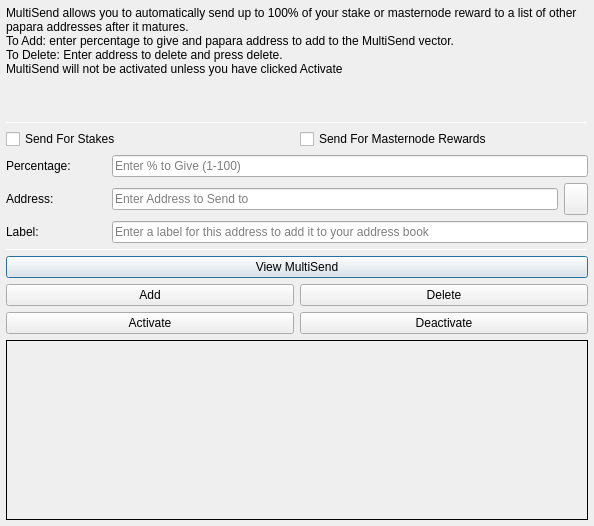
<?xml version="1.0" encoding="UTF-8"?>
<ui version="4.0">
 <class>MultiSendDialog</class>
 <widget class="QDialog" name="MultiSendDialog">
  <property name="windowModality">
   <enum>Qt::NonModal</enum>
  </property>
  <property name="geometry">
   <rect>
    <x>0</x>
    <y>0</y>
    <width>594</width>
    <height>526</height>
   </rect>
  </property>
  <property name="windowTitle">
   <string>MultiSend</string>
  </property>
  <layout class="QVBoxLayout" name="verticalLayout" stretch="0">
   <property name="margin">
    <number>6</number>
   </property>
   <item>
    <layout class="QVBoxLayout" name="verticalLayout_Main" stretch="1,1,1,0,1,1,1">
     <item>
      <widget class="QLabel" name="label_2">
       <property name="lineWidth">
        <number>1</number>
       </property>
       <property name="text">
        <string>MultiSend allows you to automatically send up to 100% of your stake or masternode reward to a list of other papara addresses after it matures.
To Add: enter percentage to give and papara address to add to the MultiSend vector.
To Delete: Enter address to delete and press delete.
MultiSend will not be activated unless you have clicked Activate</string>
       </property>
       <property name="alignment">
        <set>Qt::AlignLeading|Qt::AlignLeft|Qt::AlignTop</set>
       </property>
       <property name="wordWrap">
        <bool>true</bool>
       </property>
      </widget>
     </item>
     <item>
      <widget class="Line" name="line">
       <property name="minimumSize">
        <size>
         <width>0</width>
         <height>1</height>
        </size>
       </property>
       <property name="maximumSize">
        <size>
         <width>16777215</width>
         <height>1</height>
        </size>
       </property>
       <property name="orientation">
        <enum>Qt::Horizontal</enum>
       </property>
      </widget>
     </item>
     <item>
      <layout class="QVBoxLayout" name="verticalLayout_Settings">
       <item>
        <layout class="QHBoxLayout" name="horizontalLayout">
         <item>
          <widget class="QCheckBox" name="multiSendStakeCheckBox">
           <property name="text">
            <string>Send For Stakes</string>
           </property>
          </widget>
         </item>
         <item>
          <widget class="QCheckBox" name="multiSendMasternodeCheckBox">
           <property name="text">
            <string>Send For Masternode Rewards</string>
           </property>
          </widget>
         </item>
        </layout>
       </item>
       <item>
        <layout class="QHBoxLayout" name="horizontalLayout_6">
         <item>
          <widget class="QLabel" name="label">
           <property name="minimumSize">
            <size>
             <width>100</width>
             <height>0</height>
            </size>
           </property>
           <property name="toolTip">
            <string>Percentage of stake to send</string>
           </property>
           <property name="text">
            <string>Percentage:</string>
           </property>
          </widget>
         </item>
         <item>
          <widget class="QLineEdit" name="multiSendPercentEdit">
           <property name="toolTip">
            <string>Enter whole numbers 1 - 100</string>
           </property>
           <property name="placeholderText">
            <string>Enter % to Give (1-100)</string>
           </property>
          </widget>
         </item>
        </layout>
       </item>
       <item>
        <layout class="QHBoxLayout" name="horizontalLayout_7">
         <item>
          <widget class="QLabel" name="label_5">
           <property name="minimumSize">
            <size>
             <width>100</width>
             <height>0</height>
            </size>
           </property>
           <property name="toolTip">
            <string>Address to send portion of stake to</string>
           </property>
           <property name="text">
            <string>Address:</string>
           </property>
          </widget>
         </item>
         <item>
          <widget class="QLineEdit" name="multiSendAddressEdit">
           <property name="toolTip">
            <string/>
           </property>
           <property name="placeholderText">
            <string>Enter Address to Send to</string>
           </property>
          </widget>
         </item>
         <item>
          <widget class="QToolButton" name="addressBookButton">
           <property name="maximumSize">
            <size>
             <width>16777215</width>
             <height>32</height>
            </size>
           </property>
           <property name="toolTip">
            <string>Choose an address from the address book</string>
           </property>
           <property name="text">
            <string/>
           </property>
           <property name="icon">
            <iconset resource="../papara.qrc">
             <normaloff>:/icons/address-book</normaloff>:/icons/address-book</iconset>
           </property>
           <property name="shortcut">
            <string>Alt+A</string>
           </property>
          </widget>
         </item>
        </layout>
       </item>
      </layout>
     </item>
     <item>
      <layout class="QHBoxLayout" name="horizontalLayout_3">
       <item>
        <widget class="QLabel" name="label_3">
         <property name="minimumSize">
          <size>
           <width>100</width>
           <height>0</height>
          </size>
         </property>
         <property name="text">
          <string>Label:</string>
         </property>
        </widget>
       </item>
       <item>
        <widget class="QLineEdit" name="labelAddressLabelEdit">
         <property name="placeholderText">
          <string>Enter a label for this address to add it to your address book</string>
         </property>
        </widget>
       </item>
      </layout>
     </item>
     <item>
      <widget class="Line" name="line_2">
       <property name="minimumSize">
        <size>
         <width>0</width>
         <height>1</height>
        </size>
       </property>
       <property name="maximumSize">
        <size>
         <width>16777215</width>
         <height>1</height>
        </size>
       </property>
       <property name="orientation">
        <enum>Qt::Horizontal</enum>
       </property>
      </widget>
     </item>
     <item>
      <layout class="QVBoxLayout" name="verticalLayout_Buttons">
       <item>
        <layout class="QHBoxLayout" name="horizontalLayout_4">
         <item>
          <widget class="QPushButton" name="viewButton">
           <property name="toolTip">
            <string/>
           </property>
           <property name="statusTip">
            <string>View MultiSend Vector</string>
           </property>
           <property name="text">
            <string>View MultiSend</string>
           </property>
          </widget>
         </item>
        </layout>
       </item>
       <item>
        <layout class="QHBoxLayout" name="horizontalLayout_2">
         <item>
          <widget class="QPushButton" name="addButton">
           <property name="toolTip">
            <string/>
           </property>
           <property name="statusTip">
            <string>Add to MultiSend Vector</string>
           </property>
           <property name="text">
            <string>Add</string>
           </property>
          </widget>
         </item>
         <item>
          <widget class="QPushButton" name="deleteButton">
           <property name="toolTip">
            <string/>
           </property>
           <property name="statusTip">
            <string>Delete Address From MultiSend Vector</string>
           </property>
           <property name="text">
            <string>Delete</string>
           </property>
          </widget>
         </item>
        </layout>
       </item>
       <item>
        <layout class="QHBoxLayout" name="horizontalLayout_5">
         <item>
          <widget class="QPushButton" name="activateButton">
           <property name="statusTip">
            <string>Activate MultiSend</string>
           </property>
           <property name="text">
            <string>Activate</string>
           </property>
          </widget>
         </item>
         <item>
          <widget class="QPushButton" name="disableButton">
           <property name="statusTip">
            <string>Deactivate MultiSend</string>
           </property>
           <property name="text">
            <string>Deactivate</string>
           </property>
          </widget>
         </item>
        </layout>
       </item>
      </layout>
     </item>
     <item>
      <widget class="QLabel" name="message">
       <property name="minimumSize">
        <size>
         <width>0</width>
         <height>180</height>
        </size>
       </property>
       <property name="frameShape">
        <enum>QFrame::Panel</enum>
       </property>
       <property name="frameShadow">
        <enum>QFrame::Plain</enum>
       </property>
       <property name="lineWidth">
        <number>1</number>
       </property>
       <property name="midLineWidth">
        <number>1</number>
       </property>
       <property name="text">
        <string/>
       </property>
       <property name="alignment">
        <set>Qt::AlignLeading|Qt::AlignLeft|Qt::AlignTop</set>
       </property>
       <property name="wordWrap">
        <bool>true</bool>
       </property>
      </widget>
     </item>
    </layout>
   </item>
  </layout>
 </widget>
 <resources>
  <include location="../papara.qrc"/>
 </resources>
 <connections/>
</ui>
